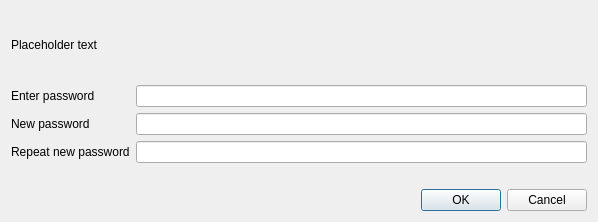
<?xml version="1.0" encoding="UTF-8"?>
<ui version="4.0">
 <class>AskPassphraseDialog</class>
 <widget class="QDialog" name="AskPassphraseDialog">
  <property name="geometry">
   <rect>
    <x>0</x>
    <y>0</y>
    <width>598</width>
    <height>222</height>
   </rect>
  </property>
  <property name="sizePolicy">
   <sizepolicy hsizetype="Preferred" vsizetype="Minimum">
    <horstretch>0</horstretch>
    <verstretch>0</verstretch>
   </sizepolicy>
  </property>
  <property name="minimumSize">
   <size>
    <width>550</width>
    <height>0</height>
   </size>
  </property>
  <property name="windowTitle">
   <string>Password Dialog</string>
  </property>
  <layout class="QVBoxLayout" name="verticalLayout">
   <property name="sizeConstraint">
    <enum>QLayout::SetMinimumSize</enum>
   </property>
   <item>
    <widget class="QLabel" name="warningLabel">
     <property name="text">
      <string notr="true">Placeholder text</string>
     </property>
     <property name="textFormat">
      <enum>Qt::RichText</enum>
     </property>
     <property name="wordWrap">
      <bool>true</bool>
     </property>
    </widget>
   </item>
   <item>
    <layout class="QFormLayout" name="formLayout">
     <property name="sizeConstraint">
      <enum>QLayout::SetMinimumSize</enum>
     </property>
     <property name="fieldGrowthPolicy">
      <enum>QFormLayout::AllNonFixedFieldsGrow</enum>
     </property>
     <item row="0" column="0">
      <widget class="QLabel" name="passLabel1">
       <property name="text">
        <string>Enter password</string>
       </property>
      </widget>
     </item>
     <item row="0" column="1">
      <widget class="QLineEdit" name="passEdit1">
       <property name="echoMode">
        <enum>QLineEdit::Password</enum>
       </property>
      </widget>
     </item>
     <item row="1" column="0">
      <widget class="QLabel" name="passLabel2">
       <property name="text">
        <string>New password</string>
       </property>
      </widget>
     </item>
     <item row="1" column="1">
      <widget class="QLineEdit" name="passEdit2">
       <property name="echoMode">
        <enum>QLineEdit::Password</enum>
       </property>
      </widget>
     </item>
     <item row="2" column="0">
      <widget class="QLabel" name="passLabel3">
       <property name="text">
        <string>Repeat new password</string>
       </property>
      </widget>
     </item>
     <item row="2" column="1">
      <widget class="QLineEdit" name="passEdit3">
       <property name="echoMode">
        <enum>QLineEdit::Password</enum>
       </property>
      </widget>
     </item>
     <item row="3" column="1">
      <widget class="QLabel" name="capsLabel">
       <property name="font">
        <font>
         <weight>75</weight>
         <bold>true</bold>
        </font>
       </property>
       <property name="text">
        <string/>
       </property>
       <property name="alignment">
        <set>Qt::AlignCenter</set>
       </property>
      </widget>
     </item>
    </layout>
   </item>
   <item>
    <widget class="QDialogButtonBox" name="buttonBox">
     <property name="orientation">
      <enum>Qt::Horizontal</enum>
     </property>
     <property name="standardButtons">
      <set>QDialogButtonBox::Cancel|QDialogButtonBox::Ok</set>
     </property>
    </widget>
   </item>
  </layout>
 </widget>
 <resources/>
 <connections>
  <connection>
   <sender>buttonBox</sender>
   <signal>accepted()</signal>
   <receiver>AskPassphraseDialog</receiver>
   <slot>accept()</slot>
   <hints>
    <hint type="sourcelabel">
     <x>20</x>
     <y>20</y>
    </hint>
    <hint type="destinationlabel">
     <x>20</x>
     <y>20</y>
    </hint>
   </hints>
  </connection>
  <connection>
   <sender>buttonBox</sender>
   <signal>rejected()</signal>
   <receiver>AskPassphraseDialog</receiver>
   <slot>reject()</slot>
   <hints>
    <hint type="sourcelabel">
     <x>20</x>
     <y>20</y>
    </hint>
    <hint type="destinationlabel">
     <x>20</x>
     <y>20</y>
    </hint>
   </hints>
  </connection>
 </connections>
</ui>
